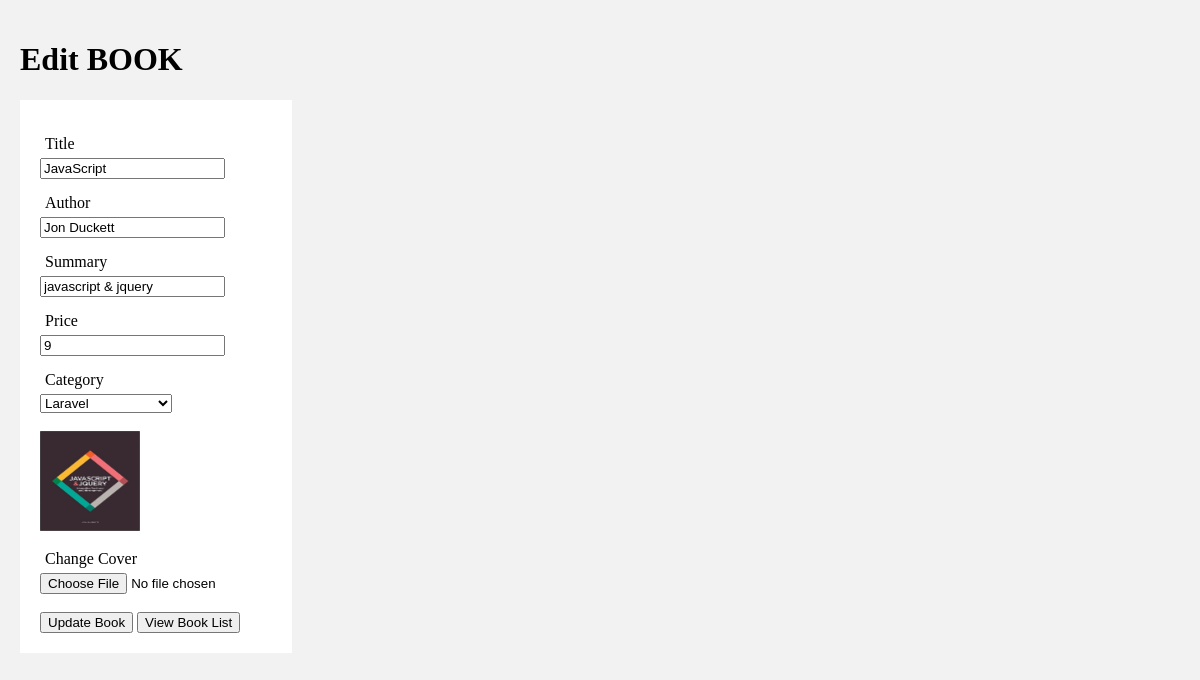
The page /admin/book-edit.php?id=4 on the database its author committed.
### tables this page shows
CREATE TABLE `books` (
  `id` int(11) NOT NULL,
  `title` varchar(255) NOT NULL,
  `author` varchar(255) NOT NULL,
  `summary` text NOT NULL,
  `price` float NOT NULL,
  `category_id` int(11) NOT NULL,
  `cover` varchar(255) NOT NULL,
  `created_date` datetime NOT NULL,
  `modified_date` datetime NOT NULL
);

CREATE TABLE `categories` (
  `id` int(11) NOT NULL,
  `name` varchar(255) NOT NULL,
  `remark` text NOT NULL,
  `created_date` datetime NOT NULL,
  `modified_date` datetime NOT NULL
);

### admin/book-edit.php (the view, shortened to what this page needs)
<!DOCTYPE html>
<html lang="en">
<head>
    <link rel="stylesheet" href="css/style.css">
</head>
<body>
    <h1>Edit BOOK</h1>
    <?php
    include('confs/config.php');
    $id=$_GET['id'];
    $result=mysqli_query($conn,"SELECT * FROM books WHERE id=$id");
    $row=mysqli_fetch_assoc($result);
    ?>
    <form action="book-update.php" method="post" enctype="multipart/form-data">
        <label for="title">Title</label>
        <input type="text" name="title" id="title" value="<?php echo $row['title']?>">
        <label for="author">Author</label>
        <input type="text" name="author" id="author" value="<?php echo $row['author']?>">
        <label for="summary">Summary</label>
        <input type="text" name="summary" id="summary" value="<?php echo $row['summary']?>">
        <label for="price">Price</label>
        <input type="text" name="price" id="price" value="<?php echo $row['price']?>">
        <label for="categories">Category</label>
        <select name="category_id" id="categories">
            <?php
            include('confs/config.php');
            $categories=mysqli_query($conn,"SELECT id,name FROM categories");
            while($cat=mysqli_fetch_assoc($categories)):
            ?>
                <option value="<?php echo $cat['id']?>" <?php if($cat['id']==$row['category_id'])echo "selected"?>>
                    <?php echo $cat['name']?>
                </option>
            <?php endwhile ?>
        </select><br><br>
        <img src="covers/<?php echo $row['cover']?>" alt="" height="100px" width="100px">
        <label for="cover">Change Cover</label>
        <input type="File" name="cover" id="cover" ><br><br>
        <input type="Submit" value="Update Book">
        <a href="book-list.php"><input type="button" value="View Book List"></a>
    </form>
</body>
</html>

### admin/css/style.css (style rules this page uses)
html, body { margin: auto 0; background: #F2F2F2; box-sizing: border-box; padding: 10px; }
form { background-color: white; padding: 20px; width: 20%; }
form label { display: block; margin-top: 10px; padding: 5px; }

### rows shown on the page
books: title "JavaScript", author "Jon Duckett", summary "javascript & jquery", price "9", category_id "Laravel", cover (picture)
